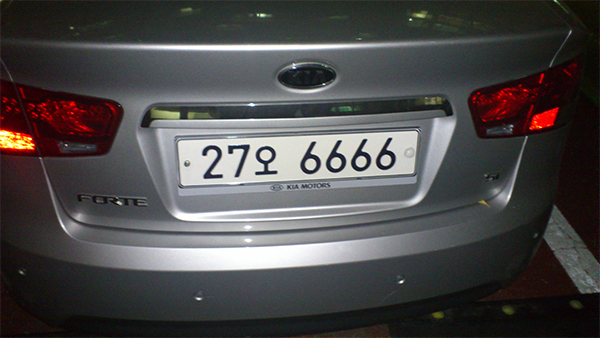
#> input picture opencv/예제s/chap12/images/car/03.jpg, 600 x 338 px; its folder holds 4 pictures in this run
$ python 07.classify_plates.py   (older library calls are emulated)
#> lines starting #> are read from the running program, lines starting #| are printed output that depends on the picture; after the words box and inside, x2 and y2 are one past the last pixel; in counts of white or black regions, pixels touching at a corner belong together
#> the answer given: 3
### opencv/예제s/chap12/header/plate_preprocess.py
import numpy as np, cv2

def preprocessing(car_no):
#> called with car_no = 3
    image = cv2.imread("images/car/%02d.jpg" %car_no, cv2.IMREAD_COLOR)
#> image is the input picture: shape (338, 600, 3); mean B, G, R 73.4, 73.4, 75.7
    if image is None: return None, None

    kernel = np.ones((5, 13), np.uint8)                          # 닫힘 연산 마스크
    gray = cv2.cvtColor(image, cv2.COLOR_BGR2GRAY)               # 명암도 영상 변환
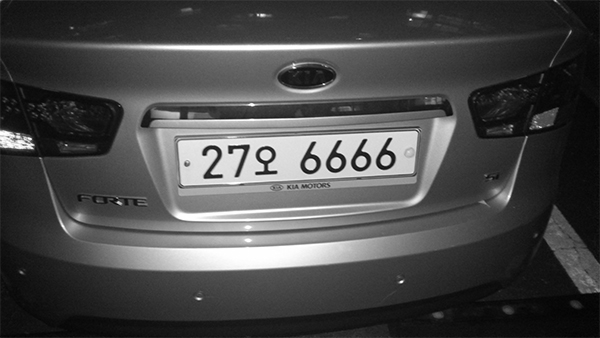
#> gray: shape (338, 600); min 2, max 255, mean 74.1
    gray = cv2.blur(gray, (5, 5))                                # 블러링
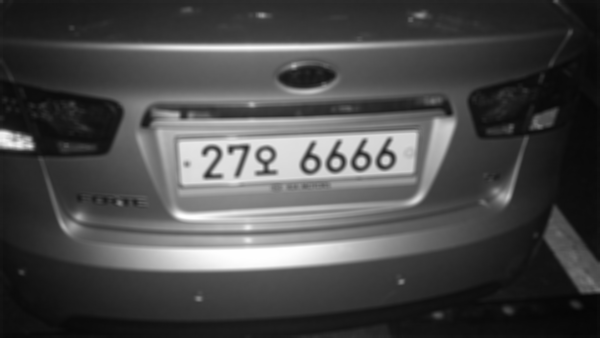
#> gray: shape (338, 600); min 6, max 255, mean 74.1
    gray = cv2.Sobel(gray, cv2.CV_8U, 1, 0, 3)                   # 소벨 에지 검출
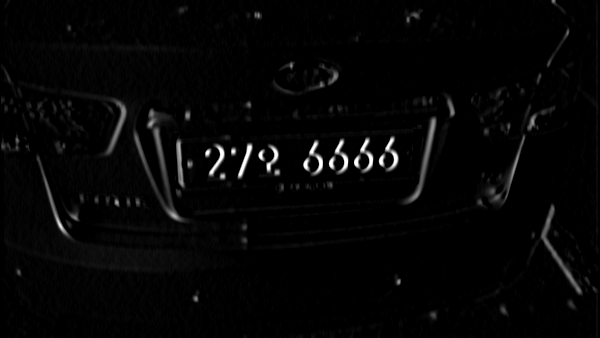
#> gray: shape (338, 600); min 0, max 255, mean 5.6

    th_img = cv2.threshold(gray, 120, 255, cv2.THRESH_BINARY)[1] # 이진화 수행
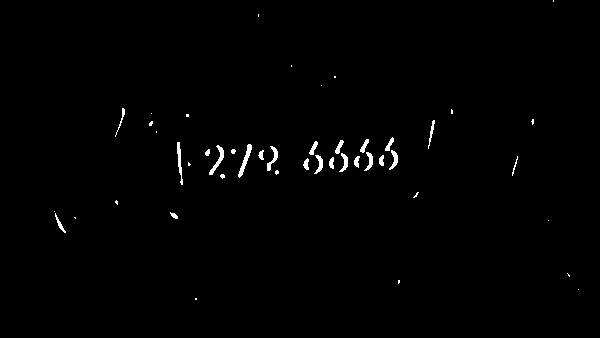
#> th_img: shape (338, 600); 0.84% white; 47 white regions (23 under 20 px), largest, box (x1, y1, x2, y2) and area: (238, 144, 252, 178) 145, (209, 145, 224, 175) 131, (177, 142, 183, 185) 120
    morph = cv2.morphologyEx(th_img, cv2.MORPH_CLOSE,  kernel, iterations=3)
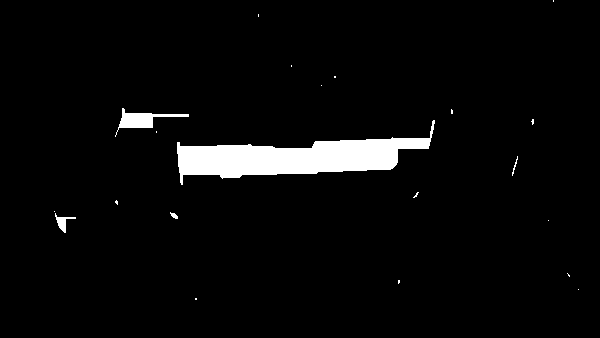
#> morph: shape (338, 600); 3.9% white; 21 white regions (16 under 20 px)

    # cv2.imshow("th_img", th_img); cv2.imshow("morph", morph)
    return image, morph

def verify_aspect_size(size):
    w, h = size
    if h == 0 or w == 0: return False

    aspect = h/ w if h > w else w/ h       # 종횡비 계산

    chk1 = 3000 < (h * w) < 12000          # 번호판 넓이 조건
    chk2 = 2.0 < aspect < 6.5       # 번호판 종횡비 조건
    return (chk1 and chk2)

def find_candidates(image):
    results = cv2.findContours(image, cv2.RETR_EXTERNAL, cv2.CHAIN_APPROX_SIMPLE)
#> results = 21 contours, 17 with area under 20; largest, box (x1, y1, x2, y2) and area: (177, 120, 435, 185) 6660, (115, 108, 189, 137) 522, (55, 213, 76, 233) 107, (170, 212, 178, 219) 21
    contours = results[0] if int(cv2.__version__[0]) >= 4 else results[1]
#> contours has the same summary as results

    rects = [cv2.minAreaRect(c) for c in contours]         # 외곽 최소 영역
#> rects = 21 items
    candidates = [(tuple(map(int, center)), tuple(map(int, size)), angle)
             for center, size, angle in rects if verify_aspect_size(size)]
#> candidates = [((306, 153), (258, 45), -4.91)]

    return candidates

# [9 lines of commented-out code are left out]

### opencv/예제s/chap12/07.classify_plates.py
from plate_preprocess import *        # 전처리 및 후보 영역 검출 함수
from plate_candidate import *         # 후보 영역 개선 및 후보 영상 생성 함수

car_no = int(input("자동차 영상 번호 (0~15): "))
image, morph = preprocessing(car_no)                               # 전처리
candidates = find_candidates(morph)                        # 번호판 후보 영역 검색
#> candidates = [((306, 153), (258, 45), -4.91)]

#> (the run stopped early here; a loop or call above may not have finished)
